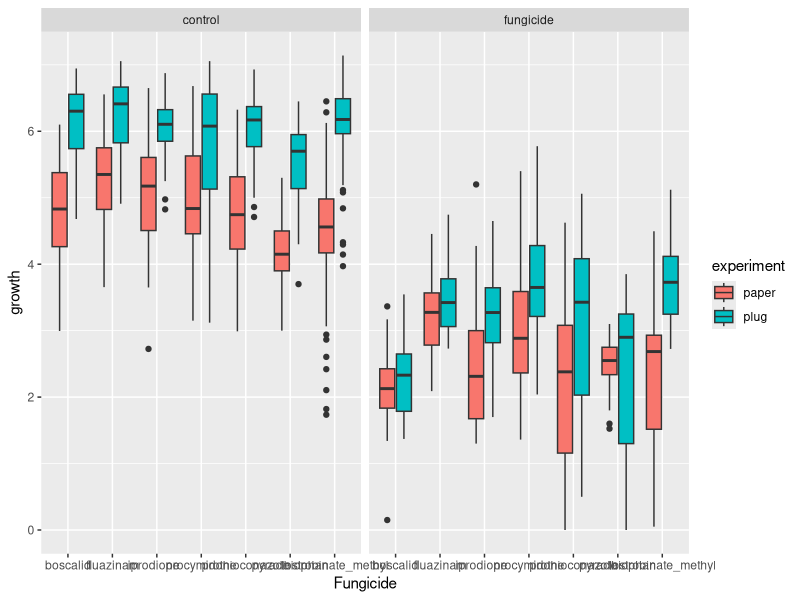

The R source for this figure:
#Hi alll l
packages <- c("tidyverse","agricolae", "mosaic", "broom", "car","lawstat" )
lapply( packages, require, character.only = TRUE)


plugdiscs <- read.csv("data/Paper_discs_vs_PLUG.csv", stringsAsFactors = TRUE, na.strings = TRUE)
Y <- read.csv("data/Paper_discs_vs_PLUG.csv", stringsAsFactors = TRUE, na.strings = TRUE)

stopifnot(nrow(plugdiscs)== 7*11*2*2*2*4)
tapply(plugdiscs$growth, plugdiscs$inoculum, mean, na.rm= TRUE)
#plugdiscs <- plugdiscs  %>% unite ("index", c(Fungicide, experiment, experimental_repetition,inoculum, treatment, growth), remove = FALSE)
plugdiscs$inoculum <- as.character(plugdiscs$inoculum)

fungs <- levels(Y$F)
ino <- unique(Y$ino)
ept <- levels(Y$experiment)
fungs <- levels(Y$F)
ino <- unique(Y$ino)
ept <- levels(Y$experiment)
trt <- levels(Y$tr)
er <- levels(Y$experimental_r)

i <- j <- k <- l <- m <- 1 

head(Y)

des <- matrix(NA,nrow=308,ncol=1)


jj <- 1

for(i in 1:length(fungs))
{
  for(j in 1:length(ino))
  {
    for(k in 1:length(ept))
    {
      for(l in 1:length(trt))
      {
        
        index1 <- Y$F==fungs[i] & Y$i==ino[j] & Y$experiment==ept[k] & Y$tr==trt[l] & Y$experimental==er[1] 
        index2 <- Y$F==fungs[i] & Y$i==ino[j] & Y$experiment==ept[k] & Y$tr==trt[l] & Y$experimental==er[2] 
        
        #des[jj,1] <- ifelse((range(Y[index1,]$g,na.rm=T)[2]-range(Y[index2,]$g,na.rm=T)[1]),1,0)
        des[jj,1] <- range(Y[index1,]$g,na.rm=T)[2]-range(Y[index2,]$g,na.rm=T)[1]
        
        print(c(i,j,k,l,jj))
        jj <- jj+1
      }
    }
  }
}


308-length(which(des>0))

x <- plugdiscs["Fungicide"]
head(x)
y <- plugdiscs[,1]
head(y)
z <- plugdiscs[1,1]
head(z)
m <- plugdiscs[3,]
head(m)

plugdiscs %>% ggplot(aes(y = growth, x= Fungicide, fill = experiment)) + geom_boxplot() + facet_wrap(~treatment)
plugdiscs %>% group_by(Fungicide, treatment, experiment) %>% do(tidy(shapiro.test(.$growth))) #missing levene test
